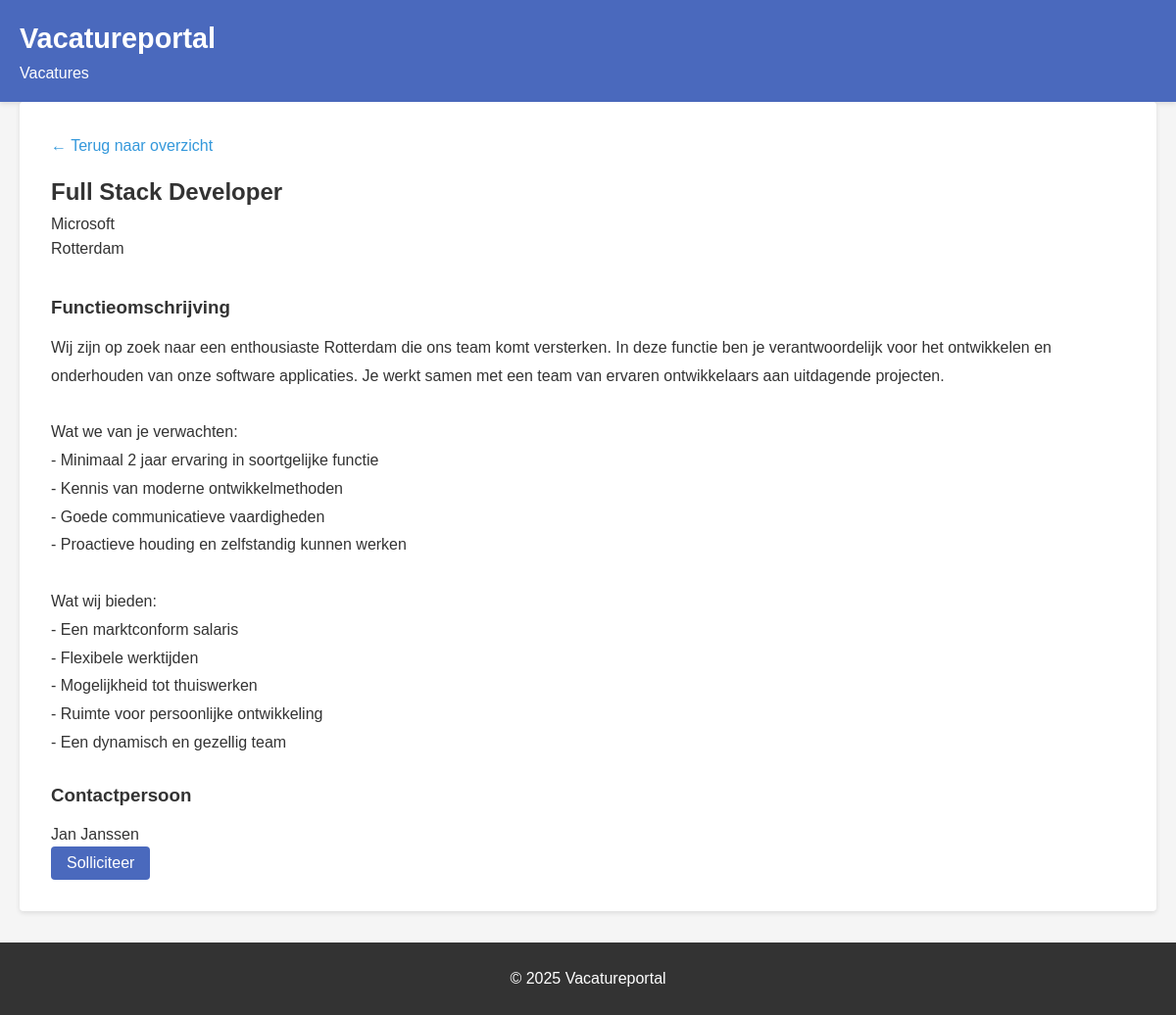
The app's page /index.php?page=detail&id=3 with its own data.
### tables this page shows
CREATE TABLE vacatures (
        id INTEGER PRIMARY KEY AUTOINCREMENT,
        titel TEXT NOT NULL,
        bedrijf TEXT NOT NULL,
        locatie TEXT NOT NULL,
        omschrijving TEXT,
        contactpersoon TEXT
    );

### app/Core/Database.php (called while the page is built)
<?php
class Database {
    private $pdo;
    public function __construct() {
        $this->pdo = new PDO('sqlite:'.__DIR__.'/../../data/database.sqlite');
        $this->pdo->setAttribute(PDO::ATTR_ERRMODE, PDO::ERRMODE_EXCEPTION);
    }
    public function query($sql, $params = []) {
        $stmt = $this->pdo->prepare($sql);
        $stmt->execute($params);
        return $stmt;
    }
}

### app/Models/Vacature.php (called while the page is built, shortened)
<?php
class Vacature {
    private $db;
    public function __construct() {
        require_once __DIR__ . '/../Core/Database.php';
        $this->db = new Database();
    }
    public function getVacatureById($id) {
        $sql = "SELECT * FROM vacatures WHERE id = ?";
        $result = $this->db->query($sql, [$id]);
        return $result->fetch(PDO::FETCH_ASSOC);
    }
}

### app/Views/detail.php (the view, shortened to what this page needs)
<?php
include_once __DIR__ . '/components/header.php';
?>
<?php if (!$vacature): ?>
    <div class="vacature-niet-gevonden">
        <h2>Vacature niet gevonden</h2>
        <p>De opgevraagde vacature bestaat niet of is niet meer beschikbaar.</p>
        <a href="/index.php" class="btn">Terug naar overzicht</a>
    </div>
<?php else: ?>
    <section class="vacature-detail">
        <div class="vacature-header">
            <a href="/index.php" class="terug-link">&larr; Terug naar overzicht</a>
            <h2><?= htmlspecialchars($vacature['titel']) ?></h2>
            <div class="meta">
                <p class="bedrijf"><?= htmlspecialchars($vacature['bedrijf']) ?></p>
                <p class="locatie"><?= htmlspecialchars($vacature['locatie']) ?></p>
            </div>
        </div>
        <div class="vacature-content">
            <h3>Functieomschrijving</h3>
            <div class="beschrijving">
                <?= nl2br(htmlspecialchars($vacature['omschrijving'])) ?>
            </div>
            <?php if (!empty($vacature['contactpersoon'])): ?>
                <div class="contactpersoon">
                    <h3>Contactpersoon</h3>
                    <p><?= htmlspecialchars($vacature['contactpersoon']) ?></p>
                </div>
            <?php endif; ?>
            <button id="solliciteer-btn" class="btn btn-primary">Solliciteer</button>
        </div>
    </section>
<?php endif; ?>
<?php
include_once __DIR__ . '/components/footer.php';
?>

### public/assets/css/style.css (style rules this page uses)
* { margin: 0; padding: 0; box-sizing: border-box; }
body { font-family: Arial, sans-serif; line-height: 1.6; color: #333; background-color: #f5f5f5; }
.btn { display: inline-block; padding: 0.5rem 1rem; background-color: #3498db; color: white; border: none; border-radius: 4px; cursor: pointer; text-decoration: none; font-size: 1rem; transition: background-color 0.2s; }
.btn-primary { background-color: #4a69bd; }
.vacature-detail { background-color: white; padding: 2rem; border-radius: 4px; box-shadow: 0 2px 5px rgba(0, 0, 0, 0.1); margin-bottom: 2rem; }
.vacature-header { margin-bottom: 2rem; }
.terug-link { display: inline-block; margin-bottom: 1rem; color: #3498db; text-decoration: none; }
.vacature-content h3 { margin: 1.5rem 0 0.75rem; }
.vacature-content .beschrijving { margin-bottom: 1.5rem; line-height: 1.8; }

### records on screen
vacatures: titel "Full Stack Developer", bedrijf "Microsoft", locatie "Rotterdam", omschrijving "Wij zijn op zoek naar een enthousiaste Rotterdam die ons team komt versterken. In deze functie ben je verantwoordelijk voor het ontwikkelen en onderhouden van onze software applicaties. Je werkt samen met een team van ervaren ontwikkelaars aan uitdagende projecten. Wat we van je verwachten: - Minimaal 2 jaar ervaring in soortgelijke functie - Kennis van moderne ontwikkelmethoden - Goede communicatieve vaardigheden - Proactieve houding en zelfstandig kunnen werken Wat wij bieden: - Een marktconform salaris - Flexibele werktijden - Mogelijkheid tot thuiswerken - Ruimte voor persoonlijke ontwikkeling - Een dynamisch en gezellig team", contactpersoon "Jan Janssen"
